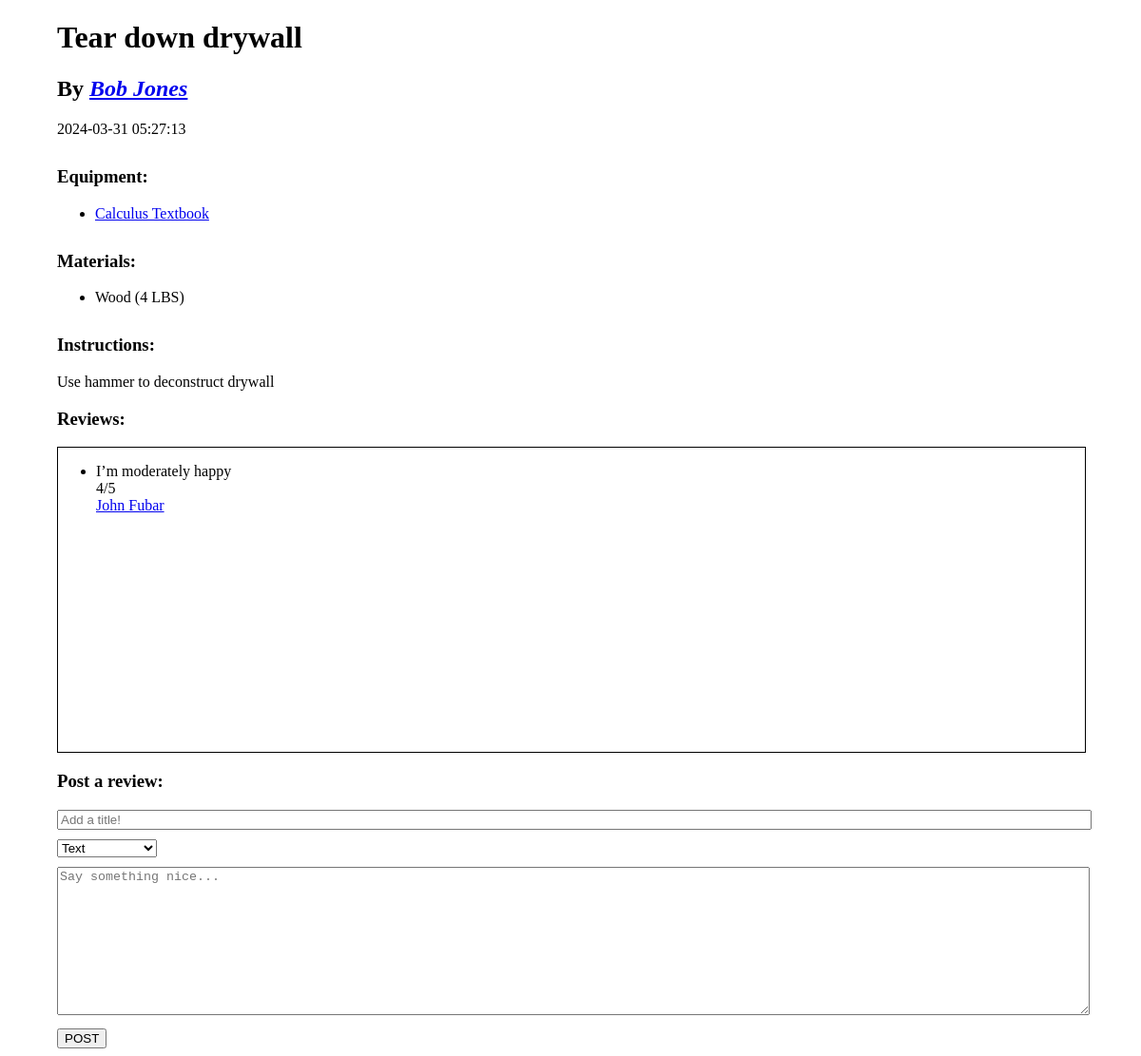
The app's page /project_viewer.php?id=4, older data.
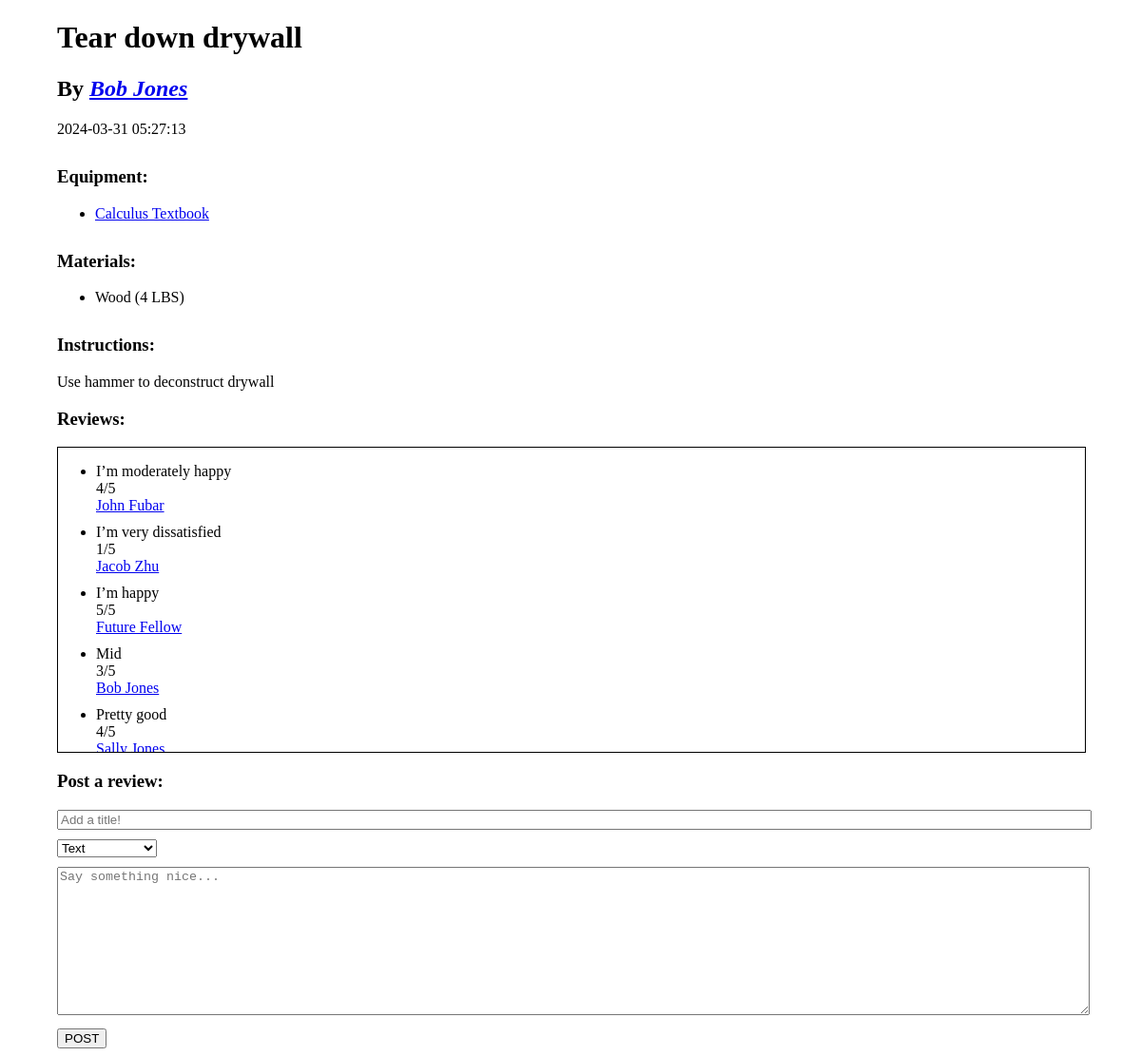
The same page, newer data.
### tables this page shows
CREATE TABLE Projects_PostsProject (
    PID INTEGER PRIMARY KEY AUTO_INCREMENT,
    Name VARCHAR(60) NOT NULL,
    InstructionText VARCHAR(2500),
    Timestamp DATETIME DEFAULT CURRENT_TIMESTAMP,
    Username VARCHAR(40) NOT NULL,
    FOREIGN KEY (Username) REFERENCES Users(Username)
        ON DELETE CASCADE
        ON UPDATE CASCADE
);

CREATE TABLE Equipment_NeedsTools (
    EID INTEGER PRIMARY KEY AUTO_INCREMENT,
    PurchaseLink VARCHAR(100) NOT NULL,
    PID INTEGER NOT NULL,
    FOREIGN KEY (PurchaseLink) REFERENCES PurchaseLink_Name(PurchaseLink)
        ON DELETE CASCADE,
     FOREIGN KEY (PID) REFERENCES Projects_PostsProject(PID)
        ON DELETE CASCADE
);

CREATE TABLE PurchaseLink_Name (
    PurchaseLink VARCHAR(100) PRIMARY KEY,
    Name VARCHAR(60)
);

CREATE TABLE Materials_MadeWith (
    MID INTEGER PRIMARY KEY AUTO_INCREMENT,
    Name VARCHAR(60) NOT NULL,
    Quantity INTEGER,
    QuantityUnit VARCHAR(10),
    PID INTEGER NOT NULL,
    FOREIGN KEY (PID) REFERENCES Projects_PostsProject(PID)
        ON DELETE CASCADE
);

CREATE TABLE Feedback_LeavesFeedback (
    FBID INTEGER PRIMARY KEY AUTO_INCREMENT,
    Title VARCHAR(60),
    Stars TINYINT,
    Comment VARCHAR(500),
    ImageData MEDIUMTEXT,
    Timestamp DATETIME DEFAULT CURRENT_TIMESTAMP,
    Username VARCHAR(40) NOT NULL,
    PID INTEGER NOT NULL,
    FOREIGN KEY (Username) REFERENCES Users(Username)
        ON DELETE CASCADE
        ON UPDATE CASCADE,
    FOREIGN KEY (PID) REFERENCES Projects_PostsProject(PID)
        ON DELETE CASCADE
);

### htdocs/project_viewer.php (the view, shortened to what this page needs)
<?php
require("api/config.php");
$pid = $_GET["id"];
$conn = new mysqli($db_address, $db_user, $db_pw, $db_name);
$stmt = $conn->prepare("SELECT * FROM Projects_PostsProject WHERE PID=?");
$stmt->bind_param("i", $pid);
$stmt->execute();
$results = $stmt->get_result()->fetch_all(MYSQLI_ASSOC);
$result = $results[0];
$stmt = $conn->prepare("SELECT b.Name, a.PurchaseLink " .
    "FROM Equipment_NeedsTools a, PurchaseLink_Name b, Projects_PostsProject c " .
    "WHERE a.PID = c.PID AND a.PurchaseLink = b.PurchaseLink AND c.PID=?");
$stmt->bind_param("i", $pid);
$stmt->execute();
$tools = $stmt->get_result()->fetch_all(MYSQLI_ASSOC);
$stmt = $conn->prepare("SELECT a.Name, Quantity, QuantityUnit " .
    "FROM Materials_MadeWith a, Projects_PostsProject b " .
    "WHERE a.PID = b.PID AND b.PID=?");
$stmt->bind_param("i", $pid);
$stmt->execute();
$materials = $stmt->get_result()->fetch_all(MYSQLI_ASSOC);
$stmt = $conn->prepare("SELECT * FROM Feedback_LeavesFeedback WHERE PID=?");
$stmt->bind_param("i", $pid);
$stmt->execute();
$feedback = $stmt->get_result()->fetch_all(MYSQLI_ASSOC);
?>
<!DOCTYPE html>
<html lang="en">
<head>
</head>
<body>
<h1><?= $result["Name"] ?></h1>
<h2>By <a href="profile.php?u=<?= urlencode($result["Username"]) ?>"><?= $result["Username"] ?></a></h2>
<?php
echo($result["Timestamp"]);
if (count($tools) > 0) {
    echo('<div class="top-margin">');
    echo("<h3>Equipment:</h3>");
    echo("<ul>");
    foreach ($tools as $tool) {
        echo("<li>");
        echo('<a href="' . $tool["PurchaseLink"] . '" target="_blank">' . $tool["Name"] . "</a>");
        echo("</li>");
    }
    echo("</ul>");
    echo("</div>");
}
if (count($materials) > 0) {
    echo('<div class="top-margin">');
    echo("<h3>Materials:</h3>");
    echo("<ul>");
    foreach ($materials as $material) {
        echo("<li>");
        echo($material["Name"] . " (" . $material["Quantity"] . " " . $material["QuantityUnit"] . ")");
        echo("</li>");
    }
    echo("</ul>");
    echo("</div>");
}
?>
<div class="top-margin">
    <h3>Instructions:</h3>
    <p>
        <?= $result["InstructionText"] ?>
    </p>
</div>
<div>
    <h3>Reviews:</h3>
    <div id="review_content" class="scrollable">
        <ul>
            <?php
            if (count($feedback) > 0) {
                foreach ($feedback as $review) {
                    echo("<li>" . $review["Title"] . "<br>");
                    if (!is_null($review["Stars"])) {
                        echo($review["Stars"] . '/5<br>');
                    } else if (!is_null($review["Comment"])) {
                        echo($review["Comment"] . '<br>');
                    } else {
                        echo(get_image_tag_from_b64($review["ImageData"]));
                        echo("<br>");
                    }
                    echo('<a href="profile.php?u=' . urlencode($review["Username"]) . '">' . $review["Username"] . '</a></li>');
                }
            } else {
                echo("<li><em>No reviews</em></li>");
            }
            ?>
        </ul>
    </div>
</div>
<div>
    <h3>Post a review:</h3>
    <form action="api/post_feedback.php" method="post" id="ratingForm">
    <input type="text" placeholder="Add a title!" id="titleInput" name="title">
        <select name="commentType" id="commentType">
            <option value="text">Text</option>
        </select>
        <br>
        <div id="text">
            <textarea name="comment" placeholder="Say something nice..." id="commentInput"></textarea>
        </div>
        <input type="button" value="POST" class="postButton" onclick="postRating()">
    </form>
</div>
</body>
</html>

### htdocs/project_viewer.php (style rules this page uses)
body { margin-left: 5%; margin-right: 5%; }
div { width: 100%; }
.scrollable { height: 40vh; overflow-y: scroll; }
h2 a { font-style: italic; }
li { margin-bottom: 10px; }
.postButton { margin-top: 10px; }
.top-margin { margin-top: 30px; }
#review_content { border: 1px solid black; }
#commentType { margin-bottom: 10px; }
#titleInput { width: 100%; margin-bottom: 10px; }
#commentInput { width: 100%; min-height: 150px; }

Row changes from the older to the newer data that the page shows:
added feedback_leavesfeedback: Title "I’m very dissatisfied", Stars "1", Username "Jacob Zhu"
added feedback_leavesfeedback: Title "I’m happy", Stars "5", Username "Future Fellow"
added feedback_leavesfeedback: Title "Mid", Stars "3", Username "Bob Jones"
added feedback_leavesfeedback: Title "Pretty good", Stars "4", Username "Sally Jones"
